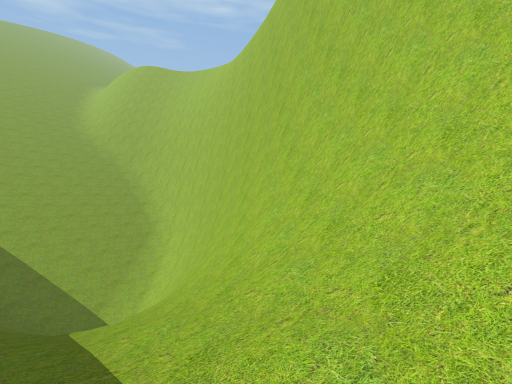
view 1 (above)

16 first-person views from a walk through a scene from a Unity 3-D project. The camera is 1.5 m above the floor, tilts 6° down and sees 90° across. The floor is counted in squares, 2 m on a side. Each view is taken from the middle of a square. On the plan, view 1 faces up. The plan holds only what a view shows up to about 9 squares ahead; the rest is blank. The place goes on beyond the plan.

view 2
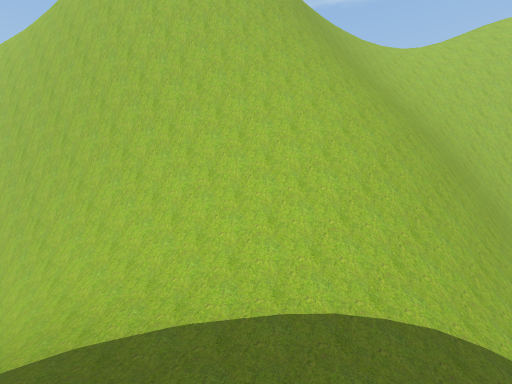

view 3
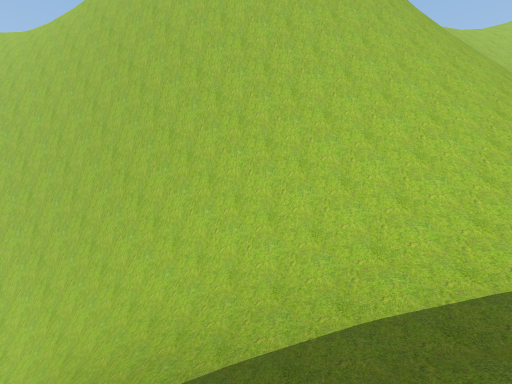

view 4
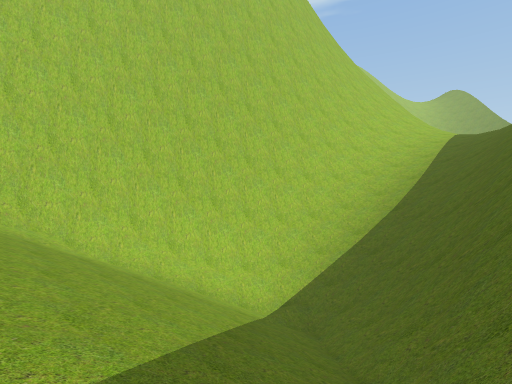

view 5
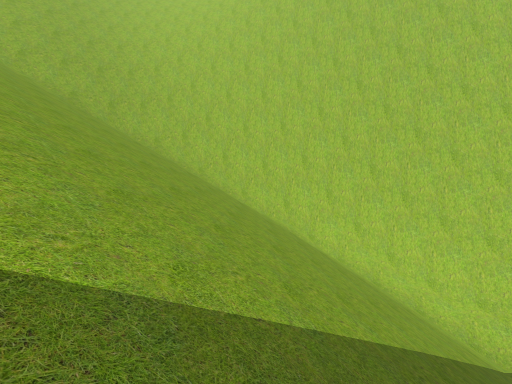

view 6
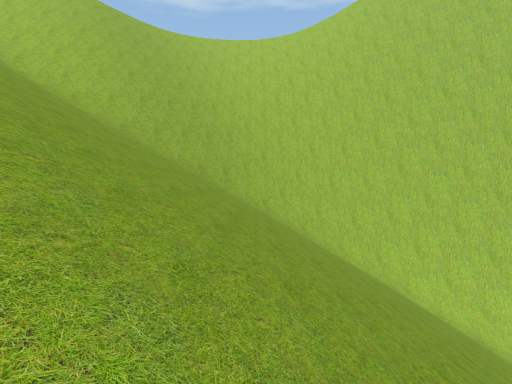

view 7
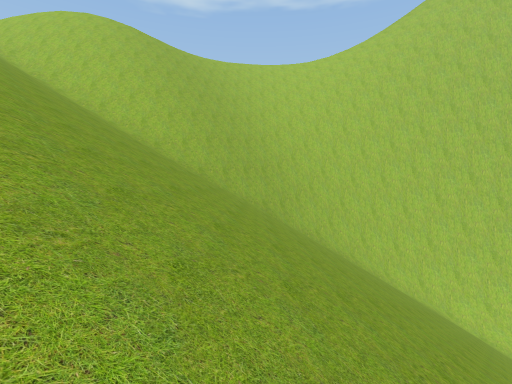

view 8
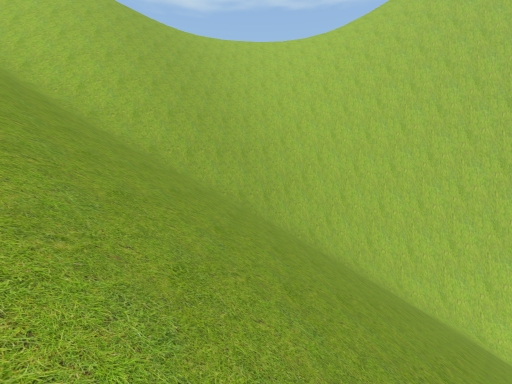

view 9
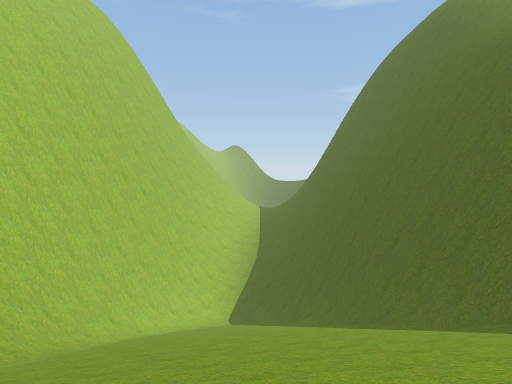

view 10
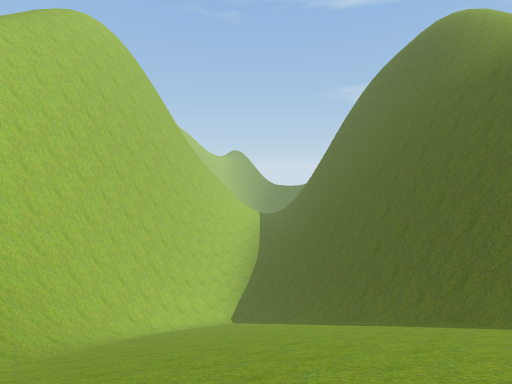

view 11
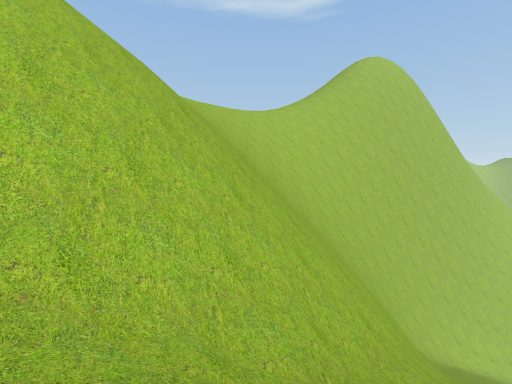

view 12
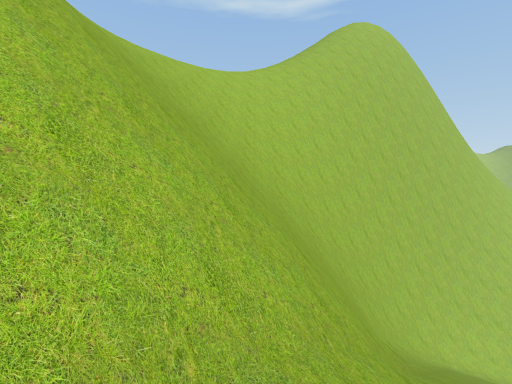

view 13
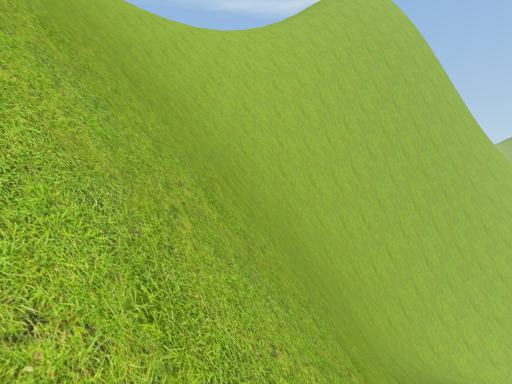

view 14
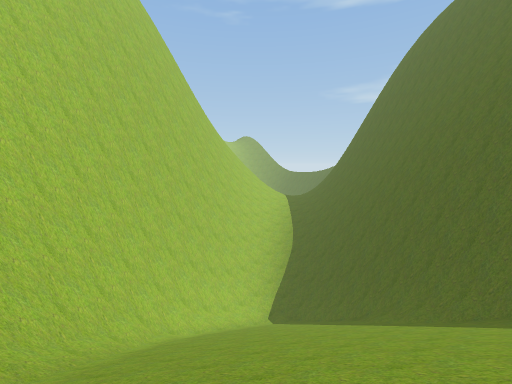

view 15
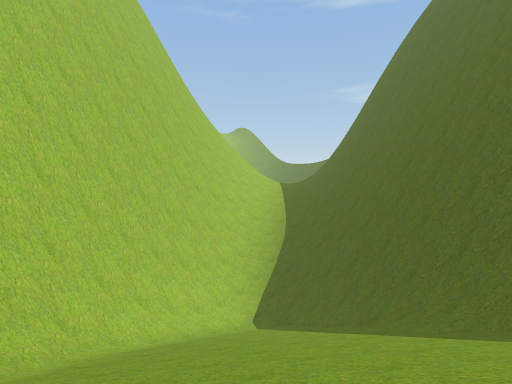

view 16
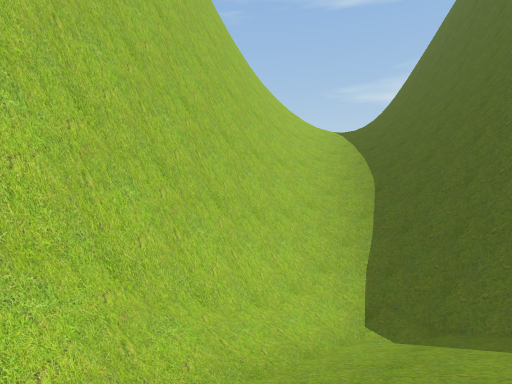

### Floor plan
Key: @ floor where view 1 was taken; # wall or solid block; . floor; / step, stairs or slope; = window, fence, low wall or low ledge; v drop or lower ground.
Columns run from 16 left of view 1 to 7 right of it. Each row starts with its distance up from view 1.
 24  /##v// ////
 23  /##v/////////
 22 ///##vvv/#==//
 21 ///=#vvvv=#vv=
 20 ////###vvvvvvv
 19 /////=#  vvvvv
 18 //////###   vv
 17 ///////####  v
 16 //////////##   vv
 15 ///////////##   v
 14 ///////////##   v
 13 ////////////#    v
 12 ////////////##   v
 11 /////////////#
 10 /////////////#
  9 #////////////#
  8 ####=////////##
  7   #####==/////##
  6      ######///####
  5 vv       ###///###
  4 vvv       ##////###
  3  vv       ##//////##
  2      v    ##///////##
  1      vv    #////////##
  0            ##///@////###
 -1                 ..///=##
 -2                  ..//==#
 -3                /  ///#==

Where each view was taken, in squares from view 1:
view 1: 0 up, 0 right, facing up
view 2: 3 down, 1 left, facing up-right
view 3: 0 up, 3 left, facing up-right
view 4: 8 up, 10 left, facing right
view 5: 8 up, 11 left, facing up-right
view 6: 10 up, 14 left, facing up-right
view 7: 11 up, 16 left, facing up-right
view 8: 12 up, 14 left, facing up-right
view 9: 16 up, 15 left, facing down-right
view 10: 17 up, 16 left, facing down-right
view 11: 22 up, 16 left, facing right
view 12: 20 up, 14 left, facing right
view 13: 19 up, 12 left, facing right
view 14: 16 up, 12 left, facing down-right
view 15: 14 up, 11 left, facing down-right
view 16: 12 up, 6 left, facing down-right
